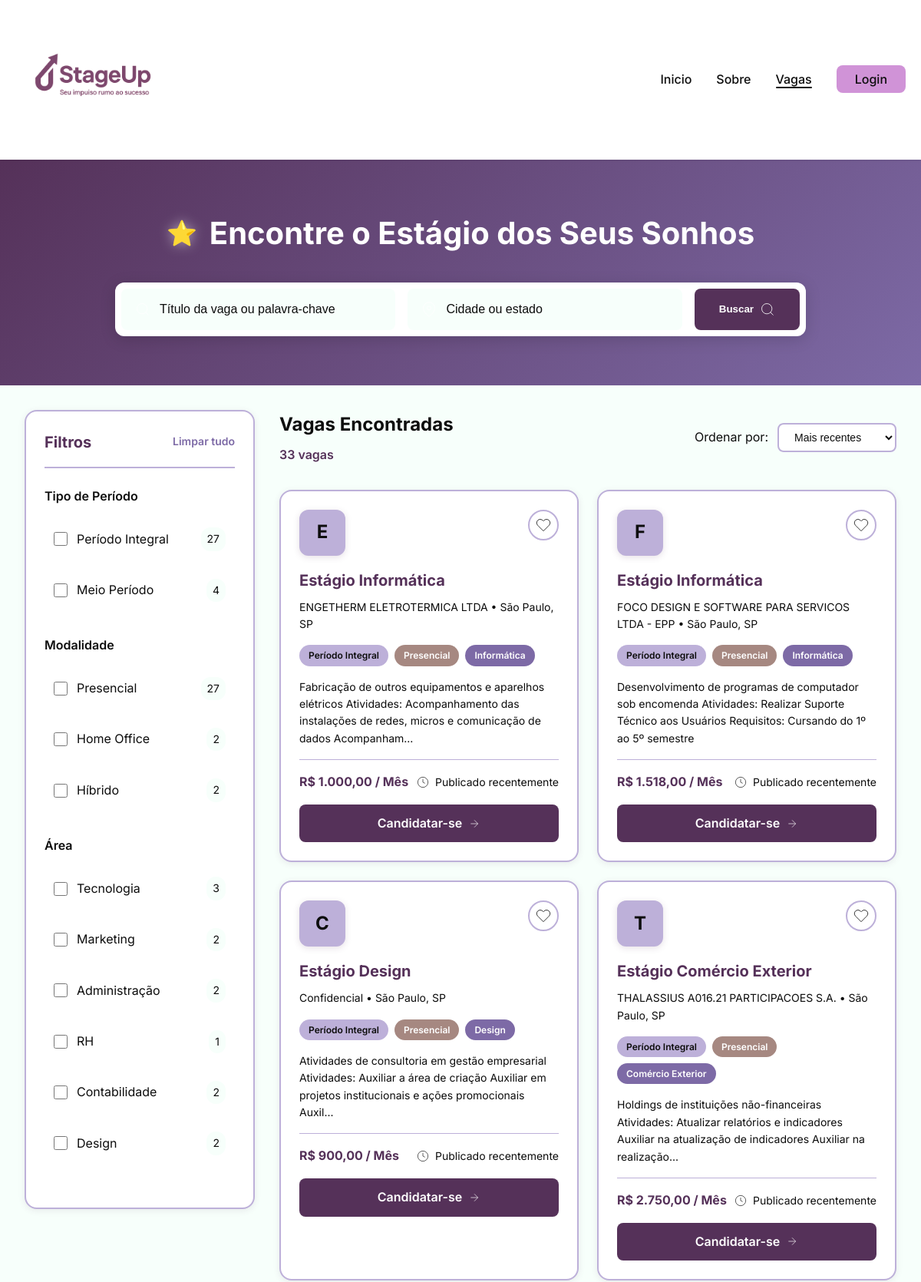
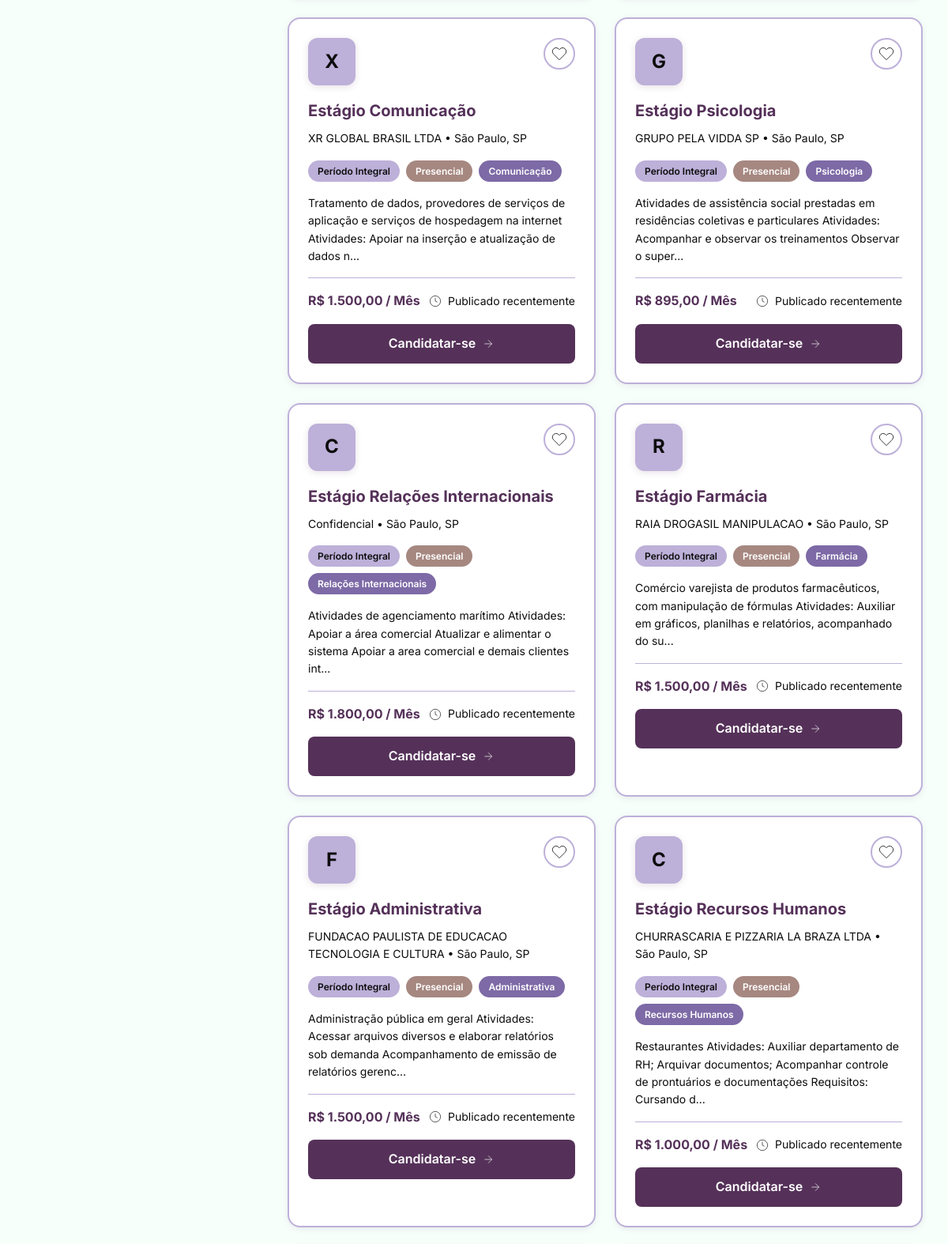
The page /vagas (upper part) on the database its author committed (2 pictures, top to bottom).
### app.py (models this page shows)
class Vaga(db.Model):
    id = db.Column(db.Integer, primary_key=True)
    titulo = db.Column(db.String(255), nullable=False)
    empresa = db.Column(db.String(255))
    cidade = db.Column(db.String(100))
    estado = db.Column(db.String(2))
    tipo_periodo = db.Column(db.String(50))  # Integral, Meio Período
    modalidade = db.Column(db.String(50))  # Presencial, Home Office, Híbrido
    salario = db.Column(db.String(100))
    horario = db.Column(db.String(100))
    descricao = db.Column(db.Text)
    link_ciee = db.Column(db.String(500))
    area = db.Column(db.String(100))
    codigo_vaga = db.Column(db.String(50))  # Código único da vaga no CIEE
    created_at = db.Column(db.DateTime, default=datetime.utcnow)

### app.py (the view, shortened to what this page needs)
@app.route('/vagas')
def vagas():
    palavra_chave = request.args.get('palavra_chave', '')
    cidade = request.args.get('cidade', '')
    if palavra_chave or cidade:
        vagas_ciee = buscar_vagas_ciee(palavra_chave, cidade)
        for vaga_data in vagas_ciee:
            if is_generic_title(vaga_data.get('titulo')):
                continue
            vaga_existente = Vaga.query.filter_by(
                titulo=vaga_data.get('titulo'),
                cidade=vaga_data.get('cidade')
            ).first()
            if not vaga_existente:
                if not vaga_data.get('link_ciee'):
                    titulo_busca = vaga_data.get('titulo', '').replace(' ', '+')
                    vaga_data['link_ciee'] = f'https://portal.ciee.org.br/portal/estudantes/vagas-de-estagio?palavra_chave={titulo_busca}'
                vaga = Vaga(**vaga_data)
                db.session.add(vaga)
        db.session.commit()
    else:
        vagas_count = Vaga.query.count()
        if vagas_count == 0:
            vagas_iniciais = criar_vagas_exemplo()
            for vaga_data in vagas_iniciais:
                vaga = Vaga(**vaga_data)
                db.session.add(vaga)
            db.session.commit()
    query = Vaga.query
    periodo = request.args.getlist('periodo')
    modalidade = request.args.getlist('modalidade')
    area = request.args.getlist('area')
    localidade = request.args.getlist('localidade')
    if periodo:
        query = query.filter(Vaga.tipo_periodo.in_(periodo))
    if modalidade:
        query = query.filter(Vaga.modalidade.in_(modalidade))
    if area:
        query = query.filter(Vaga.area.in_(area))
    if palavra_chave:
        query = query.filter(Vaga.titulo.contains(palavra_chave) | Vaga.area.contains(palavra_chave))
    if cidade:
        query = query.filter(Vaga.cidade.contains(cidade))
    vagas = query.order_by(Vaga.created_at.desc()).all()
    filter_counts = {
        'periodo_integral': Vaga.query.filter_by(tipo_periodo='Período Integral').count(),
        'periodo_meio': Vaga.query.filter_by(tipo_periodo='Meio Período').count(),
        'modalidade_presencial': Vaga.query.filter_by(modalidade='Presencial').count(),
        'modalidade_home_office': Vaga.query.filter_by(modalidade='Home Office').count(),
        'modalidade_hibrido': Vaga.query.filter_by(modalidade='Híbrido').count(),
        'area_tecnologia': Vaga.query.filter_by(area='Tecnologia').count(),
        'area_marketing': Vaga.query.filter_by(area='Marketing').count(),
        'area_administracao': Vaga.query.filter_by(area='Administração').count(),
        'area_rh': Vaga.query.filter_by(area='RH').count(),
        'area_contabilidade': Vaga.query.filter_by(area='Contabilidade').count(),
        'area_design': Vaga.query.filter_by(area='Design').count(),
    }
    return render_template('vagas.html', vagas=vagas, palavra_chave=palavra_chave, cidade=cidade, filter_counts=filter_counts)

### templates/vagas.html (shortened to what this page needs)
{% extends "base.html" %}
{% block content %}
<section class="vagas-section-modern">
    <div class="container-vagas">
        <div class="search-hero">
            <h1 class="search-hero-title">
                <span class="star-icon">⭐</span>
                Encontre o Estágio dos Seus Sonhos
            </h1>
            <form method="GET" action="{{ url_for('vagas') }}" class="hero-search-form">
                <div class="search-inputs-wrapper">
                    <div class="search-input-group">
                        <svg class="search-icon" width="20" height="20" viewBox="0 0 24 24" fill="none" stroke="currentColor">
                            <circle cx="11" cy="11" r="8"></circle>
                            <path d="m21 21-4.35-4.35"></path>
                        </svg>
                        <input type="text" name="palavra_chave" placeholder="Título da vaga ou palavra-chave" value="{{ palavra_chave }}" class="hero-search-input">
                    </div>
                    <div class="search-input-group">
                        <svg class="search-icon" width="20" height="20" viewBox="0 0 24 24" fill="none" stroke="currentColor">
                            <path d="M21 10c0 7-9 13-9 13s-9-6-9-13a9 9 0 0 1 18 0z"></path>
                            <circle cx="12" cy="10" r="3"></circle>
                        </svg>
                        <input type="text" name="cidade" placeholder="Cidade ou estado" value="{{ cidade }}" class="hero-search-input">
                    </div>
                    <button type="submit" class="btn-search-hero">
                        <span>Buscar</span>
                        <svg width="20" height="20" viewBox="0 0 24 24" fill="none" stroke="currentColor">
                            <circle cx="11" cy="11" r="8"></circle>
                            <path d="m21 21-4.35-4.35"></path>
                        </svg>
                    </button>
                </div>
            </form>
        </div>
        <div class="vagas-layout">
            <aside class="filters-sidebar">
                <div class="filters-header">
                    <h3>Filtros</h3>
                    <a href="{{ url_for('vagas') }}" class="clear-filters">Limpar tudo</a>
                </div>
                <form method="GET" action="{{ url_for('vagas') }}" id="filtersForm">
                    <div class="filter-section">
                        <h4 class="filter-title">Tipo de Período</h4>
                        <div class="filter-options">
                            <label class="filter-checkbox">
                                <input type="checkbox" name="periodo" value="Período Integral"
                                    onchange="document.getElementById('filtersForm').submit()">
                                <span>Período Integral</span>
                                <span class="job-count">{{ filter_counts.periodo_integral }}</span>
                            </label>
                            <label class="filter-checkbox">
                                <input type="checkbox" name="periodo" value="Meio Período"
                                    onchange="document.getElementById('filtersForm').submit()">
                                <span>Meio Período</span>
                                <span class="job-count">{{ filter_counts.periodo_meio }}</span>
                            </label>
                        </div>
                    </div>
                    <div class="filter-section">
                        <h4 class="filter-title">Modalidade</h4>
                        <div class="filter-options">
                            <label class="filter-checkbox">
                                <input type="checkbox" name="modalidade" value="Presencial"
                                    onchange="document.getElementById('filtersForm').submit()">
                                <span>Presencial</span>
                                <span class="job-count">{{ filter_counts.modalidade_presencial }}</span>
                            </label>
                            <label class="filter-checkbox">
                                <input type="checkbox" name="modalidade" value="Home Office"
                                    onchange="document.getElementById('filtersForm').submit()">
                                <span>Home Office</span>
                                <span class="job-count">{{ filter_counts.modalidade_home_office }}</span>
                            </label>
                            <label class="filter-checkbox">
                                <input type="checkbox" name="modalidade" value="Híbrido"
                                    onchange="document.getElementById('filtersForm').submit()">
                                <span>Híbrido</span>
                                <span class="job-count">{{ filter_counts.modalidade_hibrido }}</span>
                            </label>
                        </div>
                    </div>
                    <div class="filter-section">
                        <h4 class="filter-title">Área</h4>
                        <div class="filter-options">
                            <label class="filter-checkbox">
                                <input type="checkbox" name="area" value="Tecnologia"
                                    onchange="document.getElementById('filtersForm').submit()">
                                <span>Tecnologia</span>
                                <span class="job-count">{{ filter_counts.area_tecnologia }}</span>
                            </label>
                            <label class="filter-checkbox">
                                <input type="checkbox" name="area" value="Marketing"
                                    onchange="document.getElementById('filtersForm').submit()">
                                <span>Marketing</span>
                                <span class="job-count">{{ filter_counts.area_marketing }}</span>
                            </label>
                            <label class="filter-checkbox">
                                <input type="checkbox" name="area" value="Administração"
                                    onchange="document.getElementById('filtersForm').submit()">
                                <span>Administração</span>
                                <span class="job-count">{{ filter_counts.area_administracao }}</span>
                            </label>
                            <label class="filter-checkbox">
                                <input type="checkbox" name="area" value="RH"
                                    onchange="document.getElementById('filtersForm').submit()">
                                <span>RH</span>
                                <span class="job-count">{{ filter_counts.area_rh }}</span>
                            </label>
                            <label class="filter-checkbox">
                                <input type="checkbox" name="area" value="Contabilidade"
                                    onchange="document.getElementById('filtersForm').submit()">
                                <span>Contabilidade</span>
                                <span class="job-count">{{ filter_counts.area_contabilidade }}</span>
                            </label>
                            <label class="filter-checkbox">
                                <input type="checkbox" name="area" value="Design"
                                    onchange="document.getElementById('filtersForm').submit()">
                                <span>Design</span>
                                <span class="job-count">{{ filter_counts.area_design }}</span>
                            </label>
                        </div>
                    </div>
                </form>
            </aside>
            <main class="vagas-main">
                <div class="vagas-header">
                    <div class="vagas-count">
                        <h2>Vagas Encontradas</h2>
                        <span class="count-number">{{ vagas|length }} vagas</span>
                    </div>
                    <div class="sort-options">
                        <label>Ordenar por:</label>
                        <select class="sort-select">
                            <option>Mais recentes</option>
                        </select>
                    </div>
                </div>
                <div class="vagas-grid">
                    {% if vagas %}
                        {% for vaga in vagas %}
                        <div class="vaga-card-modern vaga-card-hover-modern">
                            <div class="vaga-card-header">
                                <div class="company-logo">
                                    <div class="logo-placeholder">{{ vaga.empresa[0] if vaga.empresa else 'C' }}</div>
                                </div>
                                <button class="favorite-btn" aria-label="Favoritar">
                                    <svg width="20" height="20" viewBox="0 0 24 24" fill="none" stroke="currentColor">
                                        <path d="M20.84 4.61a5.5 5.5 0 0 0-7.78 0L12 5.67l-1.06-1.06a5.5 5.5 0 0 0-7.78 7.78l1.06 1.06L12 21.23l7.78-7.78 1.06-1.06a5.5 5.5 0 0 0 0-7.78z"></path>
                                    </svg>
                                </button>
                            </div>
                            <div class="vaga-card-body">
                                <h3 class="vaga-title-modern">{{ vaga.titulo }}</h3>
                                <p class="vaga-company-modern">{{ vaga.empresa }} • {{ vaga.cidade }}, {{ vaga.estado }}</p>
                                <div class="vaga-tags">
                                    <span class="tag tag-periodo">{{ vaga.tipo_periodo }}</span>
                                    <span class="tag tag-modalidade">{{ vaga.modalidade }}</span>
                                    <span class="tag tag-area">{{ vaga.area }}</span>
                                </div>
                                {% if vaga.descricao %}
                                <p class="vaga-description-modern">{{ vaga.descricao[:150] }}{% if vaga.descricao|length > 150 %}...{% endif %}</p>
                                {% endif %}
                                <div class="vaga-footer-modern">
                                    <div class="vaga-salary">
                                        {% if vaga.salario %}
                                        <strong>{{ vaga.salario }}</strong>
                                        {% else %}
                                        <span class="salary-placeholder">Salário a combinar</span>
                                        {% endif %}
                                    </div>
                                    <div class="vaga-date">
                                        <svg width="16" height="16" viewBox="0 0 24 24" fill="none" stroke="currentColor">
                                            <circle cx="12" cy="12" r="10"></circle>
                                            <polyline points="12 6 12 12 16 14"></polyline>
                                        </svg>
                                        {% if vaga.created_at %}
                                        Publicado recentemente
                                        {% else %}
                                        Publicado recentemente
                                        {% endif %}
                                    </div>
                                </div>
                            </div>
                            <div class="vaga-card-actions">
                                <a href="{{ url_for('redirect_vaga', vaga_id=vaga.id) }}" class="btn-apply btn-apply-hover" target="_blank">
                                    <span>Candidatar-se</span>
                                    <svg width="16" height="16" viewBox="0 0 24 24" fill="none" stroke="currentColor">
                                        <line x1="5" y1="12" x2="19" y2="12"></line>
                                        <polyline points="12 5 19 12 12 19"></polyline>
                                    </svg>
                                </a>
                            </div>
                        </div>
                        {% endfor %}
                    {% endif %}
                </div>
            </main>
        </div>
    </div>
</section>
{% endblock %}

### rows shown on the page
Vaga: empresa "E", titulo "Estágio Informática", empresa "ENGETHERM ELETROTERMICA LTDA", cidade "São Paulo", estado "SP", tipo_periodo "Período Integral", modalidade "Presencial", area "Informática", descricao "Fabricação de outros equipamentos e aparelhos elétricos Atividades: Acompanhamento das instalações de redes, micros e comunicação de dados Acompanham", salario "R$ 1.000,00 / Mês", shows "Publicado recentemente"
Vaga: empresa "F", titulo "Estágio Informática", empresa "FOCO DESIGN E SOFTWARE PARA SERVICOS LTDA - EPP", cidade "São Paulo", estado "SP", tipo_periodo "Período Integral", modalidade "Presencial", area "Informática", descricao "Desenvolvimento de programas de computador sob encomenda Atividades: Realizar Suporte Técnico aos Usuários Requisitos: Cursando do 1º ao 5º semestre", salario "R$ 1.518,00 / Mês", shows "Publicado recentemente"
Vaga: empresa "C", titulo "Estágio Design", empresa "Confidencial", cidade "São Paulo", estado "SP", tipo_periodo "Período Integral", modalidade "Presencial", area "Design", descricao "Atividades de consultoria em gestão empresarial Atividades: Auxiliar a área de criação Auxiliar em projetos institucionais e ações promocionais Auxil", salario "R$ 900,00 / Mês", shows "Publicado recentemente"
Vaga: empresa "T", titulo "Estágio Comércio Exterior", empresa "THALASSIUS A016.21 PARTICIPACOES S.A.", cidade "São Paulo", estado "SP", tipo_periodo "Período Integral", modalidade "Presencial", area "Comércio Exterior", descricao "Holdings de instituições não-financeiras Atividades: Atualizar relatórios e indicadores Auxiliar na atualização de indicadores Auxiliar na realização", salario "R$ 2.750,00 / Mês", shows "Publicado recentemente"
Vaga: empresa "X", titulo "Estágio Comunicação", empresa "XR GLOBAL BRASIL LTDA", cidade "São Paulo", estado "SP", tipo_periodo "Período Integral", modalidade "Presencial", area "Comunicação", descricao "Tratamento de dados, provedores de serviços de aplicação e serviços de hospedagem na internet Atividades: Apoiar na inserção e atualização de dados n", salario "R$ 1.500,00 / Mês", shows "Publicado recentemente"
Vaga: empresa "G", titulo "Estágio Psicologia", empresa "GRUPO PELA VIDDA SP", cidade "São Paulo", estado "SP", tipo_periodo "Período Integral", modalidade "Presencial", area "Psicologia", descricao "Atividades de assistência social prestadas em residências coletivas e particulares Atividades: Acompanhar e observar os treinamentos Observar o super", salario "R$ 895,00 / Mês", shows "Publicado recentemente"
Vaga: empresa "C", titulo "Estágio Relações Internacionais", empresa "Confidencial", cidade "São Paulo", estado "SP", tipo_periodo "Período Integral", modalidade "Presencial", area "Relações Internacionais", descricao "Atividades de agenciamento marítimo Atividades: Apoiar a área comercial Atualizar e alimentar o sistema Apoiar a area comercial e demais clientes int", salario "R$ 1.800,00 / Mês", shows "Publicado recentemente"
Vaga: empresa "R", titulo "Estágio Farmácia", empresa "RAIA DROGASIL MANIPULACAO", cidade "São Paulo", estado "SP", tipo_periodo "Período Integral", modalidade "Presencial", area "Farmácia", descricao "Comércio varejista de produtos farmacêuticos, com manipulação de fórmulas Atividades: Auxiliar em gráficos, planilhas e relatórios, acompanhado do su", salario "R$ 1.500,00 / Mês", shows "Publicado recentemente"
Vaga: empresa "F", titulo "Estágio Administrativa", empresa "FUNDACAO PAULISTA DE EDUCACAO TECNOLOGIA E CULTURA", cidade "São Paulo", estado "SP", tipo_periodo "Período Integral", modalidade "Presencial", area "Administrativa", descricao "Administração pública em geral Atividades: Acessar arquivos diversos e elaborar relatórios sob demanda Acompanhamento de emissão de relatórios gerenc", salario "R$ 1.500,00 / Mês", shows "Publicado recentemente"
Vaga: empresa "C", titulo "Estágio Recursos Humanos", empresa "CHURRASCARIA E PIZZARIA LA BRAZA LTDA", cidade "São Paulo", estado "SP", tipo_periodo "Período Integral", modalidade "Presencial", area "Recursos Humanos", descricao "Restaurantes Atividades: Auxiliar departamento de RH; Arquivar documentos; Acompanhar controle de prontuários e documentações Requisitos: Cursando d", salario "R$ 1.000,00 / Mês", shows "Publicado recentemente"

### other values the page prints
{{ filter_counts.periodo_integral }} "27"
{{ filter_counts.periodo_meio }} "4"
{{ filter_counts.modalidade_presencial }} "27"
{{ filter_counts.modalidade_home_office }} "2"
{{ filter_counts.modalidade_hibrido }} "2"
{{ filter_counts.area_tecnologia }} "3"
{{ filter_counts.area_marketing }} "2"
{{ filter_counts.area_administracao }} "2"
{{ filter_counts.area_rh }} "1"
{{ filter_counts.area_contabilidade }} "2"
{{ filter_counts.area_design }} "2"
{{ vagas|length }} "33"
